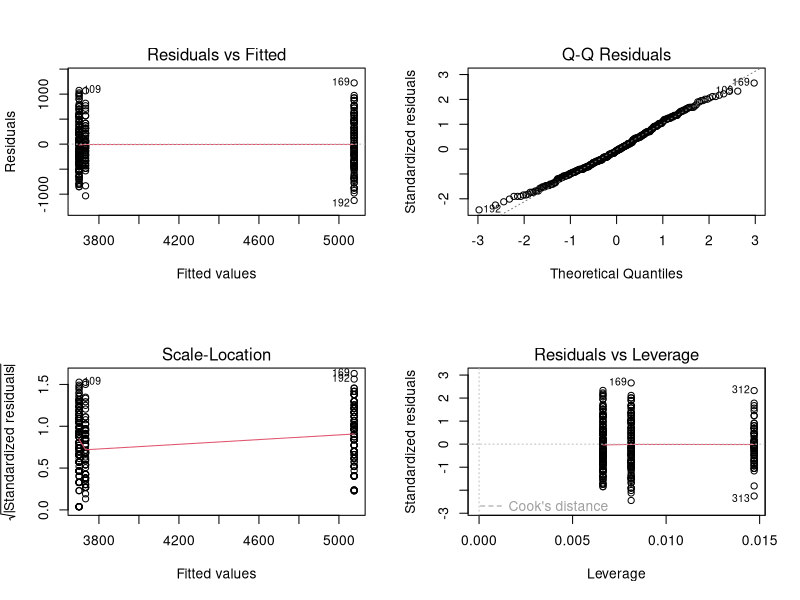
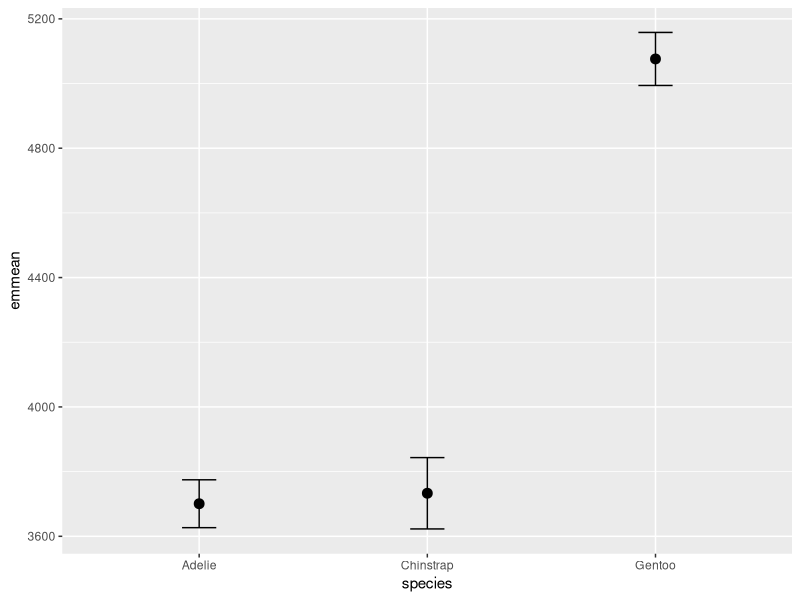

Source code (R) for these figures, in order:
# ==========================================================
# Activity 20: One-Way ANOVA II - assumptions, then
#              follow-up tests
# Name:
# Date:
#
# Save this file as scripts/20_anova_2.R
#
# PART A - in class. The code is written for you. Run it
#          chunk by chunk. The THINK lines are to talk
#          about, not to answer here.
# PART B - homework. Sets 2 and 3 again, on a DIFFERENT
#          measurement of your choosing. You write that
#          code, by copying the matching Part A chunk and
#          changing what needs changing. Answer the QB
#          boxes.
#
# Your Part B code and QB answers are what gets graded.
#
# ----------------------------------------------------------
# About the invisible(NULL) lines
#
# Every chunk ends with
#
#     invisible(NULL)
#
# It is a BUMPER. When you press Ctrl/Cmd + Enter on the
# last real line of a chunk, the cursor jumps to the next
# line that has code on it. Without the bumper that is the
# next chunk, way down past the answer box. With it, the
# cursor stops right here and you keep your place.
#
# It does nothing and prints nothing. Leave it alone.
# ==========================================================

# Install these once, from the Console:
# install.packages("emmeans")
# install.packages("multcomp")

# Load libraries -------------------------------------------
library(tidyverse) # dplyr + ggplot2
library(palmerpenguins) # the penguins data
library(car) # leveneTest(), Anova()
library(emmeans) # pairwise follow-up tests

invisible(NULL)


# ##########################################################
# PART A - IN CLASS
# ##########################################################

invisible(NULL)


# ---- A1: Same data, same model as last time --------------
# Every script starts from the raw data. Nothing here
# depends on objects left in last lecture's session.

penguins_df <- penguins %>%
  drop_na(body_mass_g, species)

mass_model <- lm(body_mass_g ~ species, data = penguins_df)

Anova(mass_model)

invisible(NULL)

# That is the F(2, 339) = 343.6, p < 0.001 we reported last
# time - WITHOUT checking whether we were allowed to.


# ##########################################################
# SET 2 - THE ASSUMPTIONS
#
# A one-way ANOVA assumes:
#   1. the observations are INDEPENDENT (a design question -
#      no R function can rescue it)
#   2. the RESIDUALS are normally distributed
#   3. the groups have EQUAL VARIANCE
# ##########################################################

invisible(NULL)


# ---- A2: Normality is about the RESIDUALS ----------------
# A residual is one bird's miss: its mass minus its
# species' mean.
#
# ANOVA does NOT need the raw masses to be normal. Pooled
# across three species with different means they are not
# even supposed to be. It needs the MISSES to be normal.

head(residuals(mass_model), 4)

invisible(NULL)

# ---- A3: plot(model) - the same four panels --------------
# Predict first: with ~340 penguins, will the Normal Q-Q
# panel track the line tightly?

par(mfrow = c(2, 2))
plot(mass_model)
par(mfrow = c(1, 1))

invisible(NULL)

# Panel 1  Residuals vs Fitted   - THREE vertical stripes,
#                                  one per species. With a
#                                  categorical X there are
#                                  only three fitted
#                                  values. That is normal.
# Panel 2  Normal Q-Q            - the normality check
# Panel 3  Scale-Location        - are the stripe heights
#                                  equal? (assumption 3 by
#                                  eye)
# Panel 4  Residuals vs Leverage - is one point in charge?

# THINK: do the points track the dashed line in panel 2,
# and does the spread look even across panel 1?

invisible(NULL)


# ---- A4: Shapiro-Wilk, as the backup ---------------------
# H0: the residuals are normal. p > 0.05 means no evidence
# against normality.
#
# Note residuals(mass_model), NOT penguins_df$body_mass_g.
# Shapiro on the raw masses is a different, wrong test.

shapiro.test(residuals(mass_model))

invisible(NULL)

# Large-sample caution: at n = 342 Shapiro-Wilk flags tiny
# departures. Trust the plot; use the test as a second
# opinion.

# THINK: are the residuals normal enough?

invisible(NULL)


# ---- A5: Equal variance, by eye first --------------------

penguins_df %>%
  group_by(species) %>%
  summarize(
    n = n(),
    mean = mean(body_mass_g),
    sd = sd(body_mass_g)
  )

invisible(NULL)

# THINK: how many times bigger is the largest sd than
# the smallest?

invisible(NULL)


# ---- A6: Levene's test -----------------------------------
# Predict first: given those sds, will Levene call the
# variances equal (p > 0.05) or unequal?
#
# H0: all groups have equal variance.

leveneTest(body_mass_g ~ species, data = penguins_df)

invisible(NULL)

# THINK: does Levene's test pass or FAIL here? On these
# penguins it fails - Adelie and Chinstrap are close in
# mass but Gentoo is not.

# This is not a mistake in the activity. It is what this
# data set does. Real data does this constantly.

invisible(NULL)


# ---- A7: Welch's ANOVA - when variances are unequal ------
# Same correction as Welch's t-test, which is already what
# t.test() does by default.

oneway.test(body_mass_g ~ species,
  data = penguins_df,
  var.equal = FALSE
)

invisible(NULL)

# The fractional denominator df is Welch's signature.

# THINK: both tests agree here, so what did the violated
# assumption actually cost you?


# ##########################################################
# SET 3 - THE FOLLOW-UP TESTS
#
# The F test said "at least one species differs". It cannot
# tell you WHICH, and on the boxplot two of the three
# species looked almost identical.
# ##########################################################

invisible(NULL)


# ---- A8: Pairwise comparisons with emmeans ---------------
# Predict first: will all three species differ from each
# other, or will two be tied?
#
# emmeans does the three comparisons AND adjusts the
# p-values so the family-wise error rate stays at 0.05.
# The adjustment for all-pairs comparisons is Tukey's HSD.
#
# The p-values printed are ALREADY adjusted. Compare them
# with 0.05 directly - do not divide anything.

mass_emm <- emmeans(mass_model, pairwise ~ species)

mass_emm$contrasts

invisible(NULL)

# emmeans(model, pairwise ~ species) returns a LIST of two
# things. Here is the other half - the group means:

mass_emm$emmeans

invisible(NULL)

# THINK: which pairs differ, and which do not?

# THINK: the overall ANOVA p was below 0.001. Why is
# that NOT enough to say which species differ?

invisible(NULL)


# ---- A9: Compact letter display -------------------------
# Groups that SHARE a letter were NOT shown to be
# different. Different letters = significantly different.
# This is the notation you see over the bars in published
# figures.

multcomp::cld(mass_emm$emmeans, Letters = letters)

invisible(NULL)

# Read the NOTE that cld prints. "Not shown to be
# different" is not the same claim as "shown to be the
# same".

invisible(NULL)


# ---- A10: The backup that matches Welch ------------------
# Tukey through emmeans uses the model's POOLED error - the
# thing Levene warned us about in A6. The unequal-variance
# version of the same comparisons:

pairwise.t.test(penguins_df$body_mass_g,
  penguins_df$species,
  pool.sd = FALSE
)

invisible(NULL)

# THINK: does the letters table tell the same story as
# the pairwise comparisons?

invisible(NULL)


# ---- A11: Plot the result --------------------------------

mass_emm_df <- as.data.frame(mass_emm$emmeans)

mass_emm_df

mass_emm_plot <- mass_emm_df %>%
  ggplot(aes(x = species, y = emmean)) +
  geom_point(size = 3) +
  geom_errorbar(aes(ymin = lower.CL, ymax = upper.CL), width = 0.15)

mass_emm_plot

invisible(NULL)

# Overlapping confidence intervals are a HINT, not a test.
# The p-value is the test; the plot is how a reader sees it.

# THINK: which intervals overlap, and does that match
# the letters?

invisible(NULL)


# ---- A12: Report the whole thing -------------------------
# A complete write-up names:
#   - the assumption you checked and what you did about it
#   - the test, F, BOTH df, and p
#   - the follow-up, named as adjusted
#   - the means, so a reader can see the size of the effect
#   - the pair that did NOT differ. That is a finding, not
#     a failure.

# THINK: say the full results paragraph out loud, with
# your numbers in it.


# ##########################################################
# PART B - HOMEWORK - A DIFFERENT MEASUREMENT
#
# Mass is not the only thing that was measured on these
# birds. PICK ONE of these three columns and run Sets 2
# and 3 on it - the assumptions, then the follow-up tests:
#
#     flipper_length_mm
#     bill_length_mm
#     bill_depth_mm
#
# Write down which one you picked BEFORE you start.
#
# Use the SAME species as the grouping variable. You are
# changing the response (the Y), not the design.
#
# Nothing is filled in below. Copy the matching Part A
# chunk and change what needs changing - for most chunks
# that is one column name.
#
# Heads up: the three columns do NOT behave the same. One
# of them passes Levene's test cleanly, one of them has
# all three species in different groups, and one of them
# puts GENTOO at the BOTTOM instead of the top. Find out
# which one you have - do not assume it will look like the
# body mass result.
# ##########################################################

# ---- B1: Your data and your plot ------------------------
# TODO: build a data frame by dropping NA from species and
#       the column you picked. Call it penguins_hw.
# TODO: count(species) on it - is n the same as for mass?
# TODO: boxplot of your column by species.

# # # # # # # # # # # # # # # # # # # # # # # # # # # # #
# QB1. Column chosen: ____
#      n total = ____
#      Adelie = ____  Chinstrap = ____  Gentoo = ____
#      From the boxplot: which species looks highest, and
#      do any two look the same?
# ANSWER:
#
# # # # # # # # # # # # # # # # # # # # # # # # # # # # #

# # # # # # # # # # # # # # # # # # # # # # # # # # # # #
# QB2. H0 and Ha for YOUR test, in words. Remember the
#      response is no longer body mass.
# ANSWER:
#
# # # # # # # # # # # # # # # # # # # # # # # # # # # # #

# ---- B2: Fit it and read the table -----------------------
# TODO: lm(<your column> ~ species, data = penguins_hw),
#       call it hw_model.
# TODO: Anova(hw_model).

# # # # # # # # # # # # # # # # # # # # # # # # # # # # #
# QB3. F(__, __) = ____   p = ____
#      Reject H0?  Y / N
# ANSWER:
#
# # # # # # # # # # # # # # # # # # # # # # # # # # # # #

# ---- B3: Set 2 - the assumptions -------------------------
# TODO: plot(hw_model) in a 2x2 grid, then put par back.
# TODO: shapiro.test() on the RESIDUALS of hw_model.
# TODO: group sds with group_by() + summarize().
# TODO: leveneTest().

# # # # # # # # # # # # # # # # # # # # # # # # # # # # #
# QB4. Shapiro p = ____     residuals normal?  Y / N
#      Levene  p = ____     variances equal?   Y / N
#      Say what you SEE in the Q-Q panel too, not just
#      the p-value.
# ANSWER:
#
# # # # # # # # # # # # # # # # # # # # # # # # # # # # #

# # # # # # # # # # # # # # # # # # # # # # # # # # # # #
# QB5. Based on QB4, which test do you report - the
#      classic Anova() F, or the Welch oneway.test() F?
#      Say WHY, then run the one you chose and give its
#      F, df and p.
#
#      NOTE: your answer here may well be different from
#      the body mass answer in QA5. That is the point.
# ANSWER:
#
# # # # # # # # # # # # # # # # # # # # # # # # # # # # #

# ---- B4: Set 3 - the follow-up tests ---------------------
# TODO: emmeans(hw_model, pairwise ~ species) - keep both
#       $contrasts and $emmeans.
# TODO: multcomp::cld() for the letters.
# TODO: the means +/- CI plot.

# # # # # # # # # # # # # # # # # # # # # # # # # # # # #
# QB6. Pairwise p-values:
#      Adelie  vs Chinstrap:  p = ____
#      Adelie  vs Gentoo:     p = ____
#      Chinstrap vs Gentoo:   p = ____
#      Letters: Adelie ____  Chinstrap ____  Gentoo ____
# ANSWER:
#
# # # # # # # # # # # # # # # # # # # # # # # # # # # # #

# # # # # # # # # # # # # # # # # # # # # # # # # # # # #
# QB7. Compare your letters with the body mass result in
#      A9 (Adelie a, Chinstrap a, Gentoo b).
#      Did the same species end up tied? Did the ORDER of
#      the species change?
#      A Gentoo is the heaviest bird of the three. Is it
#      also the biggest on YOUR measurement? If not, what
#      does that tell you about using one measurement as
#      a stand-in for overall body size?
# ANSWER:
#
# # # # # # # # # # # # # # # # # # # # # # # # # # # # #

# # # # # # # # # # # # # # # # # # # # # # # # # # # # #
# QB8. Write the full results paragraph for your column -
#      same shape as QA12, your numbers, your units.
# ANSWER:
#
# # # # # # # # # # # # # # # # # # # # # # # # # # # # #

# ---- B5: Optional, no points -----------------------------
# Run one of the OTHER two columns as well and see whether
# the species line up the same way twice.

# ---- Before you hand in ----------------------------------
# Run the whole script top to bottom
# (Ctrl/Cmd + Shift + Enter) and make sure there are no
# errors.
